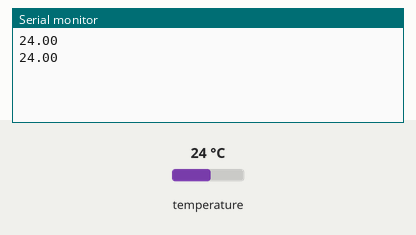
Recording of a sketch running on a simulated Arduino Uno, built with avr-gcc and run on an emulated ATmega328P. Parts: the last lines printed to the serial monitor. The inputs (shaded band) are chosen by the test bench; at power-on: temperature 24 °C.

Above: at 3.3 s.
3.4 s: temperature set to 12 °C
At 5.2 s:
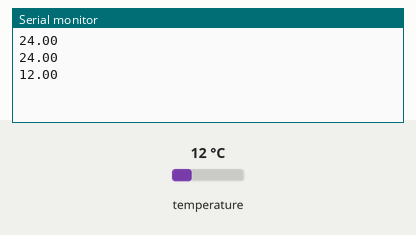
5.9 s: temperature set to 19 °C
At 6.5 s:
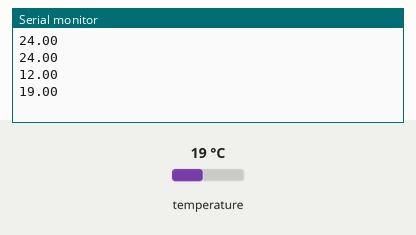
Timing chart, 0 to 8.9 s (numbered marks = the images above; inputs shaded):
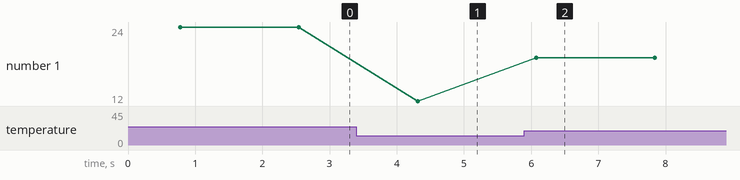

Measured:
- after the input at 3.4 s, the serial monitor: prints a new line after 0.91 s (image 1)
- after the input at 5.9 s, the serial monitor: prints a new line after 0.17 s (image 2)
- plotted number 1: 24 → 12 after the input at 3.4 s, 12 → 19 after the input at 5.9 s

The sketch:

arduino_ds18b20_onlyTemp.ino
```cpp
/* DS18B20 1-Wire digital temperature sensor with Arduino example code. More info: https://www.makerguides.com */

// Include the required Arduino libraries:
#include "OneWire.h"
#include "DallasTemperature.h"

// Define to which pin of the Arduino the 1-Wire bus is connected:
#define ONE_WIRE_BUS 5

// Create a new instance of the oneWire class to communicate with any OneWire device:
OneWire oneWire(ONE_WIRE_BUS);

// Pass the oneWire reference to DallasTemperature library:
DallasTemperature sensors(&oneWire);


void setup() {
  // Begin serial communication at a baud rate of 9600:
  Serial.begin(9600);
  // Start up the library:
  sensors.begin();
}

void loop() {
  // Send the command for all devices on the bus to perform a temperature conversion:
  sensors.requestTemperatures();

  // Fetch the temperature in degrees Celsius for device index:
  float tempC = sensors.getTempCByIndex(0); // the index 0 refers to the first device

  // Print the temperature in Celsius in the Serial Monitor:
  Serial.println(tempC);

  // Wait 1 second:
  delay(1000);
}
```
